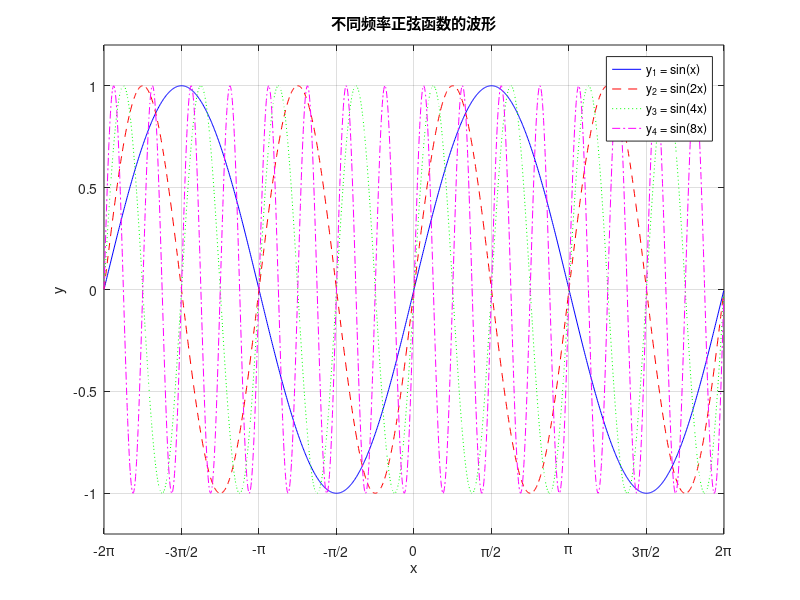

MATLAB code for this plot:
function plot_sines_no_comments()
    x = -2*pi : 0.01 : 2*pi;

    y1 = sin(x);
    y2 = sin(2*x);
    y3 = sin(4*x);
    y4 = sin(8*x);

    figure;

    plot(x, y1, 'b-', 'DisplayName', 'y_1 = sin(x)');
    hold on;
    plot(x, y2, 'r--', 'DisplayName', 'y_2 = sin(2x)');
    plot(x, y3, 'g:', 'DisplayName', 'y_3 = sin(4x)');
    plot(x, y4, 'm-.', 'DisplayName', 'y_4 = sin(8x)');
    hold off;

    legend show;
    title('不同频率正弦函数的波形');
    xlabel('x');
    ylabel('y');
    grid on;

    xlim([-2*pi, 2*pi]);
    ylim([-1.2, 1.2]);
    
    xticks(-2*pi : pi/2 : 2*pi);
    xticklabels({'-2\pi', '-3\pi/2', '-\pi', '-\pi/2', '0', '\pi/2', '\pi', '3\pi/2', '2\pi'});
end